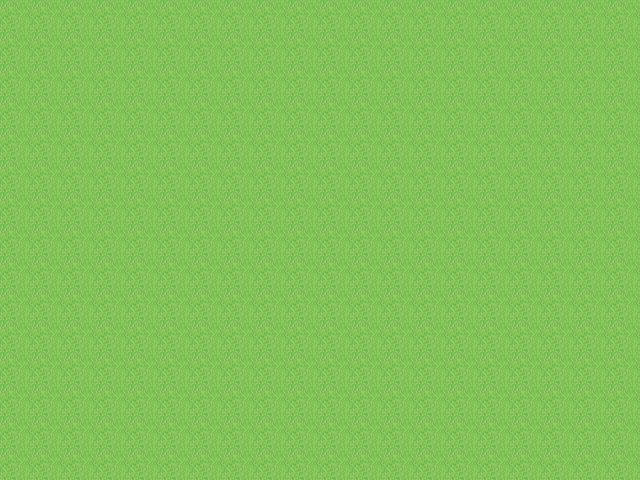

This game map was drawn from its Tiled (.tmx) file and the tilesets committed beside it. A one-line description and the trimmed map source follow:
An orthogonal 20x15 tile map with 32x32 px tiles, 1 tile layer (Piso1), 4 tilesets.

<map version="1.2" tiledversion="1.2.2" orientation="orthogonal" renderorder="right-down" width="20" height="15" tilewidth="32" tileheight="32" infinite="0" nextlayerid="6" nextobjectid="1">
 <tileset firstgid="1" source="tsx/Objetos03.tsx" />
 <tileset firstgid="551" source="tsx/Piso03.tsx" />
 <tileset firstgid="679" source="tsx/Editados01.tsx" />
 <tileset firstgid="871" source="tsx/Piso02.tsx" />
 <layer id="5" name="Piso1" width="20" height="15">
  <data>[300 cells, 300 non-empty, 1 distinct tile ids]</data>
 </layer>
</map>
